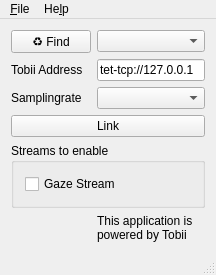
<?xml version="1.0" encoding="UTF-8"?>
<ui version="4.0">
 <class>MainWindow</class>
 <widget class="QMainWindow" name="MainWindow">
  <property name="windowTitle">
   <string>TobiiPro Connector</string>
  </property>
  <widget class="QWidget" name="centralWidget">
   <layout class="QFormLayout" name="formLayout_2">
    <item row="1" column="0">
     <widget class="QPushButton" name="findButton">
      <property name="sizePolicy">
       <sizepolicy hsizetype="Minimum" vsizetype="Minimum">
        <horstretch>0</horstretch>
        <verstretch>0</verstretch>
       </sizepolicy>
      </property>
      <property name="text">
       <string>♻ Find</string>
      </property>
     </widget>
    </item>
    <item row="1" column="1">
     <widget class="QComboBox" name="trackerDropdown">
      <property name="sizePolicy">
       <sizepolicy hsizetype="Expanding" vsizetype="Fixed">
        <horstretch>0</horstretch>
        <verstretch>0</verstretch>
       </sizepolicy>
      </property>
      <property name="editable">
       <bool>false</bool>
      </property>
     </widget>
    </item>
    <item row="2" column="0">
     <widget class="QLabel" name="addressLabel">
      <property name="text">
       <string>Tobii Address</string>
      </property>
     </widget>
    </item>
    <item row="2" column="1">
     <widget class="QLineEdit" name="address">
      <property name="text">
       <string>tet-tcp://127.0.0.1</string>
      </property>
     </widget>
    </item>
    <item row="3" column="0">
     <widget class="QLabel" name="samplingrateLabel">
      <property name="text">
       <string>Samplingrate</string>
      </property>
     </widget>
    </item>
    <item row="3" column="1">
     <widget class="QComboBox" name="samplingrate">
      <property name="sizePolicy">
       <sizepolicy hsizetype="Expanding" vsizetype="Fixed">
        <horstretch>0</horstretch>
        <verstretch>0</verstretch>
       </sizepolicy>
      </property>
      <property name="currentText">
       <string/>
      </property>
     </widget>
    </item>
    <item row="4" column="0" colspan="2">
     <widget class="QPushButton" name="linkButton">
      <property name="sizePolicy">
       <sizepolicy hsizetype="MinimumExpanding" vsizetype="Fixed">
        <horstretch>0</horstretch>
        <verstretch>0</verstretch>
       </sizepolicy>
      </property>
      <property name="text">
       <string>Link</string>
      </property>
     </widget>
    </item>
    <item row="5" column="0" colspan="2">
     <widget class="QGroupBox" name="groupBox">
      <property name="title">
       <string>Streams to enable</string>
      </property>
      <layout class="QHBoxLayout" name="horizontalLayout">
       <item>
        <widget class="QCheckBox" name="check_gaze_stream">
         <property name="text">
          <string>Gaze Stream</string>
         </property>
        </widget>
       </item>
      </layout>
     </widget>
    </item>
    <item row="7" column="0">
     <widget class="QLabel" name="tobiilogo">
      <property name="sizePolicy">
       <sizepolicy hsizetype="Minimum" vsizetype="Minimum">
        <horstretch>0</horstretch>
        <verstretch>0</verstretch>
       </sizepolicy>
      </property>
      <property name="pixmap">
       <pixmap resource="tobiilogo.qrc">:/tobiilogo.svg</pixmap>
      </property>
      <property name="scaledContents">
       <bool>false</bool>
      </property>
     </widget>
    </item>
    <item row="7" column="1">
     <widget class="QLabel" name="poweredbytobii">
      <property name="text">
       <string>This application is
powered by Tobii</string>
      </property>
     </widget>
    </item>
   </layout>
  </widget>
  <widget class="QMenuBar" name="menuBar">
   <property name="geometry">
    <rect>
     <x>0</x>
     <y>0</y>
     <width>237</width>
     <height>30</height>
    </rect>
   </property>
   <widget class="QMenu" name="menuFile">
    <property name="title">
     <string>&amp;File</string>
    </property>
    <addaction name="actionLoad_Configuration"/>
    <addaction name="actionSave_Configuration"/>
    <addaction name="separator"/>
    <addaction name="actionQuit"/>
   </widget>
   <widget class="QMenu" name="menuAbout">
    <property name="title">
     <string>He&amp;lp</string>
    </property>
    <addaction name="actionAbout"/>
   </widget>
   <addaction name="menuFile"/>
   <addaction name="menuAbout"/>
  </widget>
  <widget class="QStatusBar" name="statusBar"/>
  <action name="actionLoad_Configuration">
   <property name="text">
    <string>&amp;Load Configuration</string>
   </property>
   <property name="shortcut">
    <string>Ctrl+L</string>
   </property>
  </action>
  <action name="actionSave_Configuration">
   <property name="text">
    <string>&amp;Save Configuration</string>
   </property>
   <property name="shortcut">
    <string>Ctrl+S</string>
   </property>
  </action>
  <action name="actionQuit">
   <property name="text">
    <string>&amp;Quit</string>
   </property>
   <property name="shortcut">
    <string>Ctrl+Q</string>
   </property>
  </action>
  <action name="actionAbout">
   <property name="text">
    <string>&amp;About</string>
   </property>
  </action>
 </widget>
 <layoutdefault spacing="6" margin="11"/>
 <resources>
  <include location="tobiilogo.qrc"/>
 </resources>
 <connections>
  <connection>
   <sender>trackerDropdown</sender>
   <signal>textActivated(QString)</signal>
   <receiver>address</receiver>
   <slot>setText(QString)</slot>
   <hints>
    <hint type="sourcelabel">
     <x>150</x>
     <y>57</y>
    </hint>
    <hint type="destinationlabel">
     <x>150</x>
     <y>107</y>
    </hint>
   </hints>
  </connection>
 </connections>
</ui>
